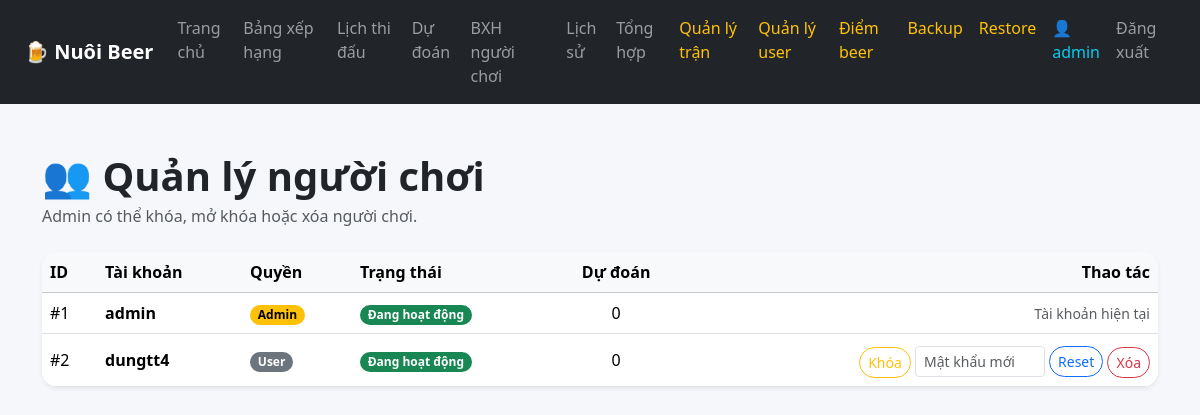
Page /admin/users (signed in) on the committed database.
### tables this page shows
CREATE TABLE users (
            id INTEGER PRIMARY KEY AUTOINCREMENT,
            username TEXT UNIQUE NOT NULL,
            password TEXT NOT NULL,
            role TEXT DEFAULT 'user',
            is_active INTEGER DEFAULT 1,
            created_at TIMESTAMP DEFAULT CURRENT_TIMESTAMP
        );

### app.py (the view)
@app.route("/admin/users")
def admin_users():
    if not admin_required():
        return redirect("/login")
    conn = get_db()
    users = conn.execute("""
        SELECT
            users.id,
            users.username,
            users.role,
            users.is_active,
            COUNT(predictions.id) AS total_predictions
        FROM users
        LEFT JOIN predictions ON predictions.user_id = users.id
        GROUP BY users.id
        ORDER BY users.id ASC
    """).fetchall()
    conn.close()
    return render_template("admin_users.html", users=users)

### app.py (called while the page is built)
def get_db():
    conn = sqlite3.connect(DB_NAME)
    conn.row_factory = sqlite3.Row
    return conn

def login_required():
    return "user_id" in session

def admin_required():
    return login_required() and session.get("role") == "admin"

@app.context_processor
def utility_processor():
    return {
        "get_handicap_text": get_handicap_text
    }

### templates/admin_users.html (shortened to what this page needs)
{% extends "base.html" %}
{% block content %}
<div class="container py-5">
  <div class="d-flex justify-content-between align-items-center mb-4">
    <div>
      <h1 class="fw-bold mb-1">👥 Quản lý người chơi</h1>
      <p class="text-muted mb-0">
        Admin có thể khóa, mở khóa hoặc xóa người chơi.
      </p>
    </div>
  </div>
  <div class="card border-0 shadow-sm rounded-4 overflow-hidden">
    <div class="table-responsive">
      <table class="table table-hover align-middle mb-0">
        <thead class="table-light">
          <tr>
            <th>ID</th>
            <th>Tài khoản</th>
            <th>Quyền</th>
            <th>Trạng thái</th>
            <th class="text-center">Dự đoán</th>
            <th class="text-end">Thao tác</th>
          </tr>
        </thead>
        <tbody>
          {% for user in users %}
          <tr>
            <td>#{{ user.id }}</td>
            <td class="fw-semibold">
              {{ user.username }}
            </td>
            <td>
              {% if user.role == "admin" %}
                <span class="badge text-bg-warning">Admin</span>
              {% else %}
                <span class="badge text-bg-secondary">User</span>
              {% endif %}
            </td>
            <td>
              {% if user.is_active == 1 %}
                <span class="badge text-bg-success">Đang hoạt động</span>
              {% else %}
                <span class="badge text-bg-danger">Đã khóa</span>
              {% endif %}
            </td>
            <td class="text-center">
              {{ user.total_predictions }}
            </td>
            <td class="text-end">
              {% if user.id != session.get("user_id") %}
                <form method="post"
                      action="/admin/users/{{ user.id }}/toggle"
                      class="d-inline">
                  {% if user.is_active == 1 %}
                    <button class="btn btn-sm btn-outline-warning rounded-pill">
                      Khóa
                    </button>
                  {% else %}
                    <button class="btn btn-sm btn-outline-success rounded-pill">
                      Mở khóa
                    </button>
                  {% endif %}
                </form>
                <form
                  method="post"
                  action="/admin/users/{{ user.id }}/reset-password"
                  class="d-inline-flex gap-1 mt-1">
                  <input
                    type="text"
                    name="new_password"
                    class="form-control form-control-sm"
                    placeholder="Mật khẩu mới"
                    style="width: 130px;"
                    required>
                  <button class="btn btn-sm btn-outline-primary rounded-pill">
                    Reset
                  </button>
                </form>
                <form method="post"
                      action="/admin/users/{{ user.id }}/delete"
                      class="d-inline"
                      onsubmit="return confirm('Xóa user này và toàn bộ dự đoán?');">
                  <button class="btn btn-sm btn-outline-danger rounded-pill">
                    Xóa
                  </button>
                </form>
              {% else %}
                <span class="text-muted small">
                  Tài khoản hiện tại
                </span>
              {% endif %}
            </td>
          </tr>
          {% endfor %}
        </tbody>
      </table>
    </div>
  </div>
</div>
{% endblock %}

### static/css/style.css (style rules this page uses)
body { background: #f5f7fa; }
.table th { white-space: nowrap; }
.table td { white-space: nowrap; }
.card { border-radius: 16px; }
.badge { border-radius: 999px; }

### rows in the picture
users: id "1", username "admin", role "Admin", is_active "Đang hoạt động", total_predictions "0", shows "Tài khoản hiện tại"
users: id "2", username "dungtt4", role "User", is_active "Đang hoạt động", total_predictions "0"

### other values in the picture
{{ session.get("username") }} "admin"
